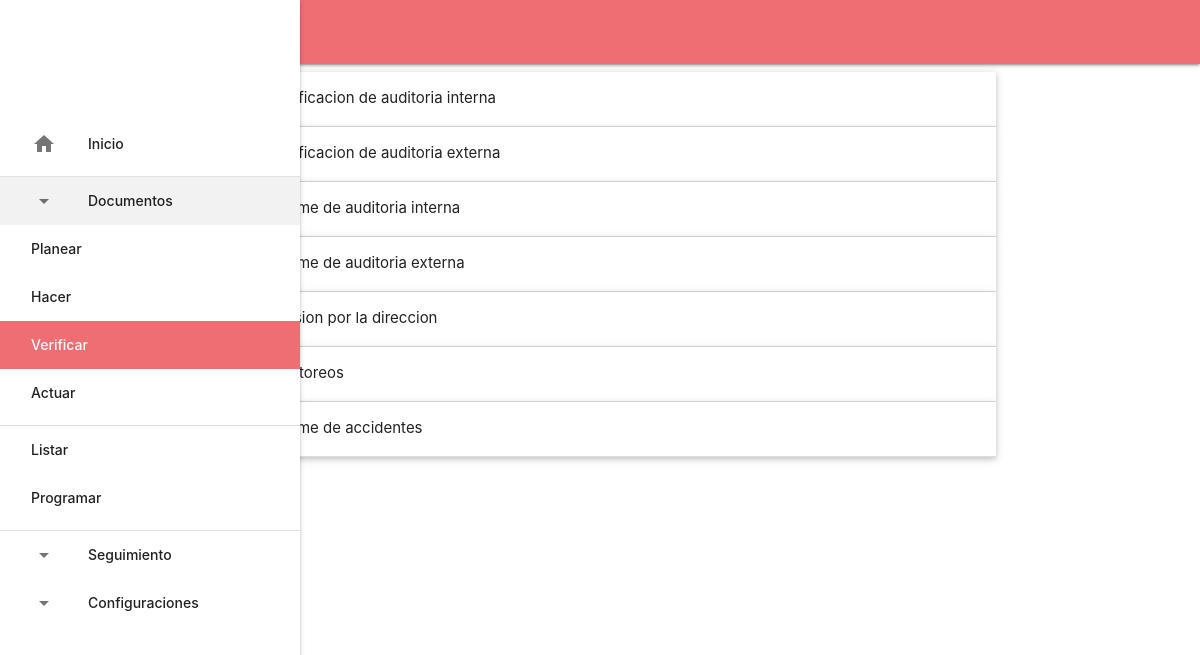
The app's page /subirDocumentos.php?TIPO=Verificar with its own data.
### tables this page shows
CREATE TABLE IF NOT EXISTS `tipo_documentacion` (
  `id` int NOT NULL AUTO_INCREMENT,
  `nombre` varchar(50) NOT NULL,
  PRIMARY KEY (`id`)
);

CREATE TABLE IF NOT EXISTS `documento` (
  `id` int NOT NULL AUTO_INCREMENT,
  `nombre` varchar(50) NOT NULL,
  `emision` varchar(50) DEFAULT NULL,
  `fecha_programada` varchar(50) DEFAULT NULL,
  `estado_documento` int NOT NULL,
  `tipo_documento` int NOT NULL,
  PRIMARY KEY (`id`)
);

### subirDocumentos.php (the view, shortened to what this page needs)
<!DOCTYPE html>
<html lang="en" dir="ltr">
  <head>
    <link rel="stylesheet" href="https://cdnjs.cloudflare.com/ajax/libs/materialize/1.0.0/css/materialize.min.css">
    <link href="./dropzone/dropzone.css" type="text/css" rel="stylesheet" />
  </head>
  <body>
      <nav>  </nav>
      <ul id="slide-out" class="sidenav sidenav-fixed">
        <li><div class="user-view">
          <div class="background">
          </div>
          <a href="#name"><span class="white-text name">John Doe</span></a>
          <a href="#email"><span class="white-text email">jdandturk@gmail.com</span></a>
        </div></li>
        <li><a href="./"><i class="material-icons">home</i>Inicio</a></li>
        <li><div class="divider"></div></li>
        <li class="no-padding">
          <ul class="collapsible">
           <li class="active">
             <a style="padding-left: 32px" class="collapsible-header">Documentos<i class="material-icons">arrow_drop_down</i></a>
             <div class="collapsible-body">
               <ul>
                 <?php
                 include('./php/conexion.php');
                 $categoria_query = mysqli_query($con,"SELECT * FROM tipo_documentacion");
                 while($categoria_data = mysqli_fetch_assoc($categoria_query)){
                    $request_page = (isset($_REQUEST['TIPO']) &&  $_REQUEST['TIPO'] == $categoria_data['nombre']) ? "active" : "";
                    echo '<li class="'.$request_page.'"><a href="subirDocumentos.php?TIPO='.$categoria_data['nombre'].'">'.$categoria_data['nombre'].'</a></li>';
                 }
                 ?>
                 <li><div class="divider"></div></li>
                 <li><a href="listar.php">Listar</a></li>
                 <li><a href="programar.php">Programar</a></li>
                 <li><div class="divider"></div></li>
               </ul>
             </div>
           </li>
           <li>
             <a style="padding-left: 32px" class="collapsible-header">Seguimiento<i class="material-icons">arrow_drop_down</i></a>
           </li>
           <li>
             <a style="padding-left: 32px" class="collapsible-header">Configuraciones<i class="material-icons">arrow_drop_down</i></a>
           </li>
         </ul>
        </li>
      </ul>
    <div class="container">
      <ul class="collapsible collapsible-documentos popout">
        <?php
        $categoria_subir_query = mysqli_query($con,"SELECT * FROM tipo_documentacion WHERE nombre='".$_REQUEST['TIPO']."'");
        $categoria_nombre = mysqli_fetch_assoc($categoria_subir_query);
        $documentos_subir_query = mysqli_query($con,"SELECT * FROM documento WHERE tipo_documento='".$categoria_nombre['id']."' ");
        while($documentos_subir_datos = mysqli_fetch_assoc($documentos_subir_query)){
        ?>
       <li>
         <div class="collapsible-header"><i class="material-icons">filter_drama</i><?php echo $documentos_subir_datos['nombre']; ?></div>
       </li>
       <?php
        }
       ?>
      </ul>
    </div>
  </body>
</html>

### records on screen
tipo_documentacion: nombre "Planear"
tipo_documentacion: nombre "Hacer"
tipo_documentacion: nombre "Verificar"
tipo_documentacion: nombre "Actuar"
documento: nombre "Planificacion de auditoria interna"
documento: nombre "Planificacion de auditoria externa"
documento: nombre "Informe de auditoria interna"
documento: nombre "Informe de auditoria externa"
documento: nombre "Revision por la direccion"
documento: nombre "Monitoreos"
documento: nombre "Informe de accidentes"
